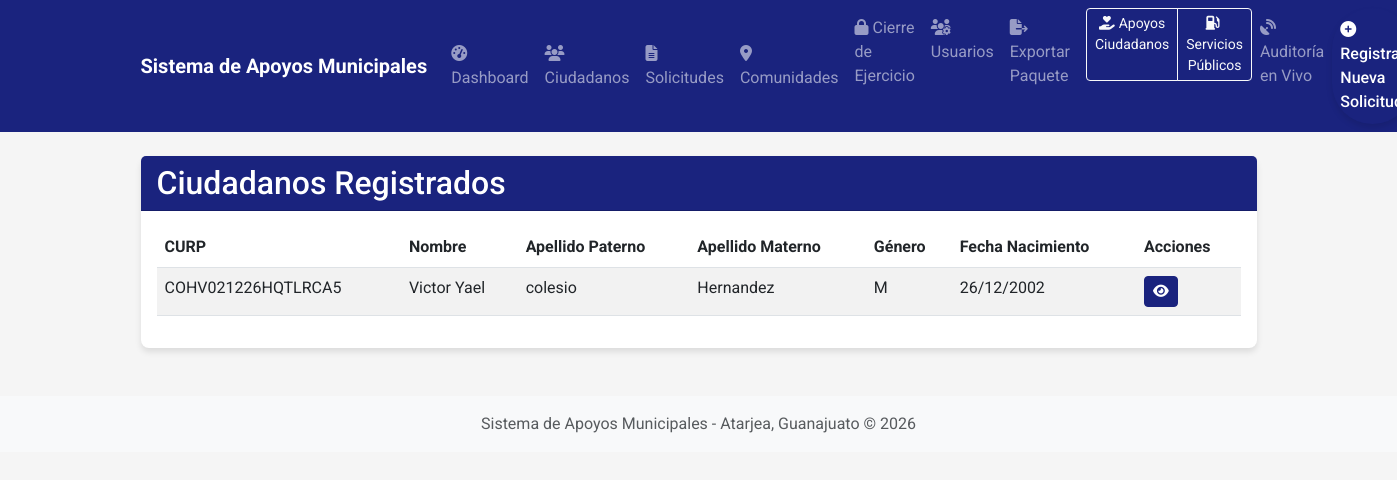
Page /ciudadanos (signed in) on the committed database.
### app/models.py (models this page shows, shortened)
class Ciudadano(db.Model):
    __tablename__ = 'ciudadanos'
    CURP = db.Column(db.String(18), primary_key=True)
    Nombre = db.Column(db.String(100), nullable=False)
    Apellido_Paterno = db.Column(db.String(100), nullable=False)
    Apellido_Materno = db.Column(db.String(100), nullable=True)
    RFC = db.Column(db.String(13), nullable=True)
    Genero = db.Column(db.String(1), nullable=True)
    Fecha_Nacimiento = db.Column(db.Date, nullable=True)
    Direccion = db.Column(db.String(200), nullable=True)
    Telefono = db.Column(db.String(20), nullable=True)
    Colonia = db.Column(db.String(100), nullable=True)
    Codigo_Postal = db.Column(db.String(10), nullable=True)
    Edad = db.Column(db.Integer, nullable=True)
    Discapacidad = db.Column(db.Boolean, default=False)
    solicitudes = db.relationship('Solicitud', backref='ciudadano', lazy=True)

### app/routes.py (the view)
@main.route('/ciudadanos')
@login_required
def lista_ciudadanos():
    try:
        ciudadanos = Ciudadano.query.all()
        return render_template('ciudadanos.html', ciudadanos=ciudadanos)
    except Exception as e:
        db.session.rollback()
        current_app.logger.error(f"Error al listar ciudadanos: {str(e)}")
        flash('No se pudo cargar la lista de ciudadanos en este momento.', 'danger')
        return render_template('ciudadanos.html', ciudadanos=[])

### app/models.py (called while the page is built)
    def es_admin(self):
        return (self.rol or '').lower() == RolUsuario.ADMIN.value.lower()

    def es_servicios_publicos(self):
        return (self.rol or '').lower() == RolUsuario.SERVICIOS_PUBLICOS.value.lower()

    def puede_cerrar_ejercicio(self):
        return self.es_admin() or self.es_presidente()

### templates/ciudadanos.html
{% extends "layout.html" %}
{% block content %}
<div class="container mt-4">
    <div class="card mb-4">
        <div class="card-header bg-primary text-white">
            <h2 class="mb-0">Ciudadanos Registrados</h2>
        </div>
        <div class="card-body">
            <div class="table-responsive">
                <table class="table table-striped table-hover">
                    <thead>
                        <tr>
                            <th>CURP</th>
                            <th>Nombre</th>
                            <th>Apellido Paterno</th>
                            <th>Apellido Materno</th>
                            <th>Género</th>
                            <th>Fecha Nacimiento</th>
                            <th>Acciones</th>
                        </tr>
                    </thead>
                    <tbody>
                        {% for ciudadano in ciudadanos %}
                        <tr>
                            <td>{{ ciudadano.CURP }}</td>
                            <td>{{ ciudadano.Nombre }}</td>
                            <td>{{ ciudadano.Apellido_Paterno }}</td>
                            <td>{{ ciudadano.Apellido_Materno }}</td>
                            <td>{{ ciudadano.Genero }}</td>
                            <td>{{ ciudadano.Fecha_Nacimiento.strftime('%d/%m/%Y') if ciudadano.Fecha_Nacimiento else 'N/A' }}</td>
                            <td>
                                <a href="{{ url_for('main.ver_ciudadano', curp=ciudadano.CURP) }}" class="btn btn-sm btn-primary">
                                    <i class="fas fa-eye"></i>
                                </a>
                            </td>
                        </tr>
                        {% else %}
                        <tr>
                            <td colspan="7" class="text-center">No hay ciudadanos registrados</td>
                        </tr>
                        {% endfor %}
                    </tbody>
                </table>
            </div>
        </div>
    </div>
</div>
{% endblock %}

### templates/layout.html (style rules this page uses)
body { background-color: #f5f5f5; font-family: 'Roboto', sans-serif; }
.card { border-radius: 8px; box-shadow: 0 4px 6px rgba(0, 0, 0, 0.1); margin-bottom: 1.5rem; border: none; }
.card-header { border-radius: 8px 8px 0 0; font-weight: 500; }
.bg-primary { background-color: #1a237e !important; }
.btn-primary { background-color: #1a237e; border-color: #1a237e; }

### rows in the picture
Ciudadano: CURP "COHV021226HQTLRCA5", Nombre "Victor Yael", Apellido_Paterno "colesio", Apellido_Materno "Hernandez", Genero "M", Fecha_Nacimiento "26/12/2002"
